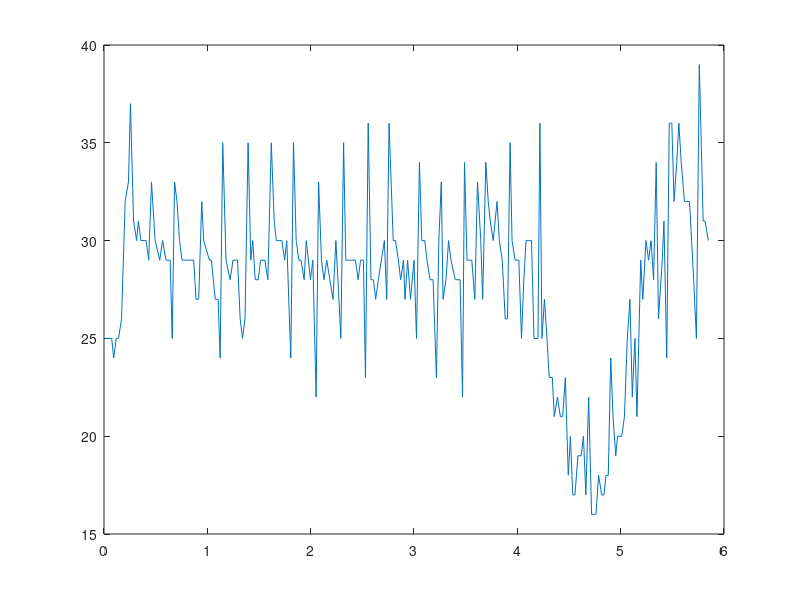

MATLAB code for this plot:
t = [0.0100994 0.0341197 0.0742407 0.093967 0.11842 0.140955 0.169673 0.204773 0.236621 0.2558 0.286021 0.315692 0.332705 0.356765 0.407354 0.432701 0.459525 0.495002 0.539587 0.566696 0.600224 0.640173 0.660276 0.682721 0.706454 0.730658 0.754999 0.784 0.808921 0.830337 0.86789 0.890251 0.916387 0.945741 0.964652 1.01994 1.03972 1.05776 1.07677 1.10439 1.12376 1.14893 1.18102 1.22065 1.2485 1.26687 1.29233 1.31772 1.34069 1.36458 1.39438 1.42045 1.4395 1.46382 1.49274 1.51467 1.53958 1.55666 1.58562 1.61888 1.64692 1.66742 1.69641 1.72095 1.74805 1.76843 1.80753 1.8338 1.85977 1.88576 1.90681 1.93665 1.95766 1.99807 2.02092 2.05258 2.07658 2.10473 2.12859 2.15558 2.18581 2.21628 2.24381 2.26379 2.29209 2.31858 2.33991 2.36433 2.40759 2.43292 2.45972 2.48272 2.51043 2.53028 2.5567 2.58351 2.60754 2.62877 2.65494 2.68366 2.7135 2.73603 2.75846 2.79887 2.82061 2.84886 2.871 2.89837 2.91297 2.9385 2.9659 3.00019 3.02408 3.05231 3.0757 3.10455 3.12497 3.15571 3.18464 3.2168 3.24027 3.26415 3.28095 3.30963 3.33427 3.35823 3.39947 3.42421 3.4458 3.46952 3.48874 3.51296 3.53052 3.5589 3.58864 3.61444 3.6462 3.66432 3.69495 3.71848 3.738 3.76621 3.80373 3.8259 3.85386 3.88283 3.90486 3.92963 3.94885 3.97842 4.01447 4.04025 4.06296 4.08387 4.11045 4.13687 4.16103 4.19973 4.21845 4.23834 4.26242 4.28685 4.30831 4.33831 4.3575 4.3882 4.41647 4.43845 4.46448 4.49276 4.5138 4.53669 4.55781 4.58591 4.61802 4.63966 4.66294 4.69023 4.71872 4.73749 4.7609 4.78638 4.81659 4.83851 4.85771 4.88004 4.90371 4.92594 4.95236 4.96953 5.01098 5.0364 5.0641 5.08962 5.11269 5.13765 5.15759 5.19406 5.21413 5.24464 5.27019 5.29462 5.3186 5.34381 5.36594 5.40248 5.41872 5.44576 5.47005 5.4948 5.51692 5.54255 5.56273 5.58604 5.61668 5.64366 5.66603 5.68653 5.70623 5.73284 5.76091 5.79829 5.81595 5.84844];
x1 = [25 25 25 24 25 25 26 32 33 37 31 30 31 30 30 29 33 30 29 30 29 29 25 33 32 30 29 29 29 29 29 27 27 32 30 29 29 28 27 27 24 35 29 28 29 29 29 26 25 26 35 29 30 28 28 29 29 29 28 35 31 30 30 30 29 30 24 35 30 29 29 28 30 28 29 22 33 29 28 29 28 27 30 28 25 35 29 29 29 29 28 29 29 23 36 28 28 27 28 29 30 27 36 30 30 29 28 29 27 29 27 29 25 34 30 30 29 28 28 23 30 33 27 28 30 29 28 28 28 22 34 29 29 29 27 33 30 27 34 32 31 30 32 30 29 26 26 35 30 29 29 25 28 30 30 30 25 25 36 25 27 25 23 23 21 22 21 21 23 18 20 17 17 19 19 20 17 22 16 16 16 18 17 17 18 18 24 21 19 20 20 21 25 27 22 25 21 29 27 30 29 30 28 34 26 29 31 24 36 36 32 34 36 34 32 32 32 30 28 25 39 31 31 30];
x2 = [49 48 49 49 49 50 51 53 54 51 48 49 49 49 47 42 54 48 48 48 47 45 49 55 49 49 49 48 49 48 47 40 53 49 49 48 47 47 44 41 47 52 47 48 48 48 47 43 42 52 51 48 47 47 48 46 46 45 41 51 49 48 49 48 48 42 41 50 49 47 48 48 49 48 41 49 52 48 48 49 48 49 47 42 51 49 48 48 48 48 48 47 42 51 50 47 47 47 49 48 39 52 50 50 48 47 48 48 46 46 47 45 52 55 49 48 48 47 45 46 53 49 48 49 49 47 50 46 41 51 53 48 48 48 50 50 45 45 57 51 50 51 50 47 48 40 54 51 49 47 49 44 45 49 50 41 40 49 50 44 46 45 42 42 41 41 36 45 41 37 38 37 36 37 34 35 40 37 34 35 36 35 35 32 34 41 40 36 38 39 38 39 44 43 38 36 45 51 46 48 48 45 47 51 44 46 42 47 57 52 50 54 54 52 52 50 50 44 42 57 58 52 51 53];
x3 = [47 46 48 46 46 46 46 46 48 50 48 48 48 48 47 45 48 48 49 47 46 47 45 46 49 47 47 47 47 46 47 44 45 49 47 47 45 46 45 46 44 48 46 46 47 47 47 45 45 43 49 47 47 47 47 45 46 46 46 49 48 48 48 48 48 48 46 48 49 47 48 47 47 46 46 44 48 46 46 47 45 45 46 46 43 48 47 46 46 45 45 45 46 44 48 47 46 47 45 46 47 45 49 48 46 47 45 46 44 45 43 44 43 48 45 46 46 45 45 44 45 47 46 46 46 47 46 45 45 43 48 47 46 46 46 47 46 45 47 49 49 47 49 49 49 47 45 49 48 46 47 45 47 47 46 47 44 44 48 45 46 44 43 41 41 40 40 41 42 41 40 40 38 40 39 39 39 42 40 39 39 39 39 38 38 38 41 41 39 41 41 40 43 43 41 41 42 43 44 45 45 45 45 45 42 44 46 44 47 47 46 47 47 47 45 45 45 43 43 41 48 46 44 45];
x4 = [39 40 41 41 39 39 38 33 33 32 34 35 33 32 25 41 33 29 30 31 27 30 27 31 36 29 29 28 31 29 31 23 39 31 28 29 28 28 31 25 29 33 29 29 32 31 29 32 28 26 33 30 28 31 28 31 31 32 28 38 29 31 31 31 31 31 35 33 38 36 35 34 36 39 36 40 32 38 42 38 36 36 42 37 38 38 32 33 39 38 42 39 38 41 38 37 40 40 44 39 40 39 35 37 33 51 41 41 42 38 40 40 42 30 59 40 42 39 38 39 39 39 39 32 57 40 41 40 38 39 35 36 36 32 40 37 38 37 37 38 36 38 38 38 37 40 36 40 39 38 37 38 28 51 39 36 37 34 35 36 34 35 26 47 36 35 34 36 36 36 31 37 29 30 37 34 34 34 33 33 36 38 28 46 35 35 35 34 35 35 34 29 45 34 34 33 33 34 33 35 33 32 26 45 36 35 34 34 33 37 33 35 32 27 41 38 35 33 34 34 35 36 31 31];
x5 = [55 57 57 56 56 57 56 56 55 58 57 58 56 56 70 59 56 55 53 53 55 52 45 70 55 54 53 54 55 55 54 57 59 54 56 53 54 54 50 53 72 53 55 55 56 54 57 53 50 68 53 54 55 55 55 53 54 52 50 55 56 55 54 55 57 60 59 54 80 58 57 58 61 59 65 60 52 77 63 63 60 68 62 63 62 62 52 89 65 65 66 67 68 67 64 64 66 69 67 67 67 63 65 59 74 77 67 69 67 67 64 70 61 88 75 67 67 65 65 67 67 66 63 85 68 69 66 65 67 63 62 61 53 86 62 65 62 62 64 62 63 57 64 63 65 60 64 64 64 63 58 58 82 70 64 63 61 61 61 61 60 55 79 65 61 63 62 63 61 58 63 61 55 80 61 60 60 60 58 63 65 63 78 63 62 62 61 61 61 62 59 58 69 60 60 60 61 61 62 60 57 51 68 66 61 62 61 61 60 58 61 58 51 60 63 61 62 61 61 60 62 57 55 85];
x6 = [102 103 104 103 105 105 104 98 96 95 98 97 97 96 83 100 96 91 91 90 92 89 87 81 100 92 91 92 91 90 89 88 94 91 93 91 93 89 91 90 85 99 93 91 93 93 91 94 91 86 96 92 91 94 93 93 92 93 91 102 94 93 93 94 94 95 98 96 91 99 96 96 97 102 101 103 98 86 106 101 103 99 104 107 100 101 97 87 104 102 103 104 105 105 102 102 103 102 106 104 104 100 98 96 93 108 106 105 106 103 104 102 106 93 111 104 104 104 101 101 104 103 101 93 112 103 106 104 101 103 100 95 97 87 109 99 102 100 99 103 101 99 98 100 101 102 100 102 102 103 98 94 92 103 103 100 99 98 97 98 97 95 87 106 101 98 97 99 97 97 92 95 94 85 99 96 97 95 95 93 93 96 87 102 102 96 97 97 97 96 98 95 100 98 97 97 97 96 96 97 94 93 86 100 96 97 97 97 97 96 93 93 93 91 104 99 98 97 98 97 96 96 96 85];

plot(t, x1);
